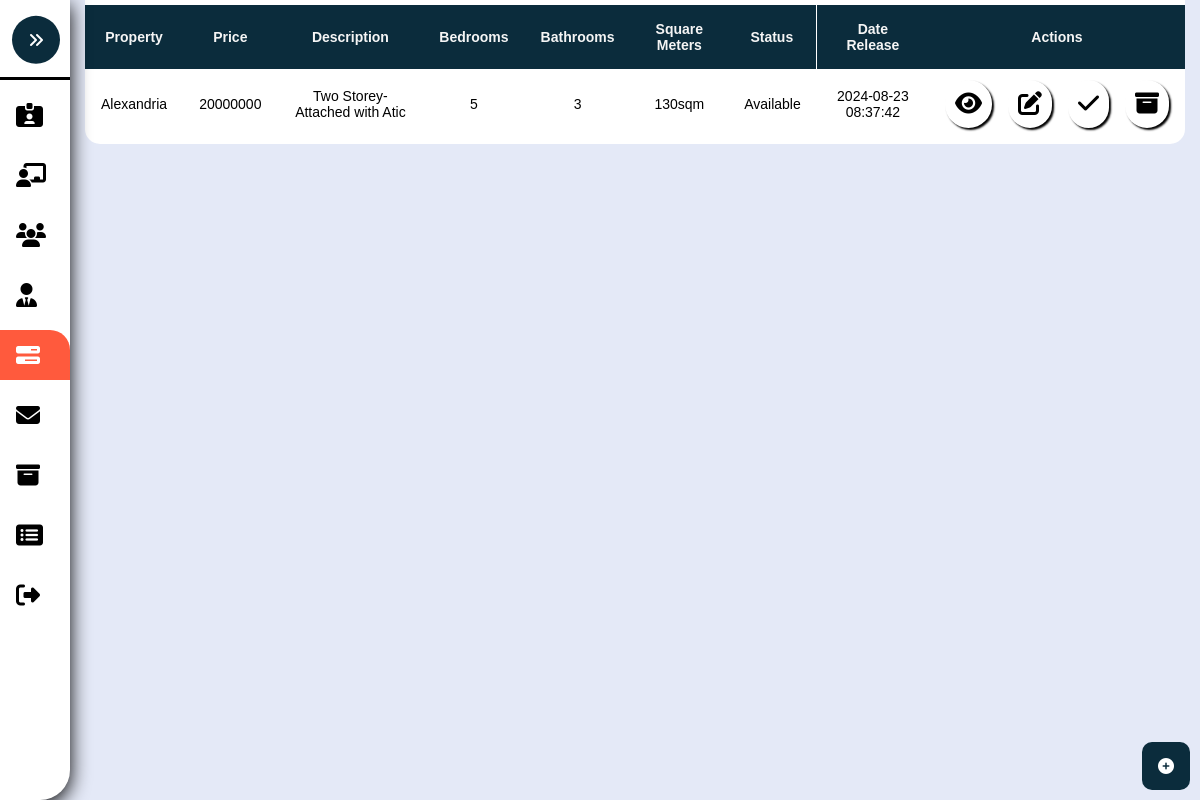
The app's page /Properties.php with its own data.
### tables this page shows
CREATE TABLE `properties` (
  `PropertyID` int(8) NOT NULL,
  `Property` varchar(255) NOT NULL,
  `Description` varchar(255) NOT NULL,
  `Price` varchar(255) NOT NULL,
  `Bedrooms` int(8) NOT NULL,
  `Bathrooms` int(8) NOT NULL,
  `Area_sqft` varchar(255) NOT NULL,
  `Date` timestamp NOT NULL DEFAULT current_timestamp(),
  `Status` varchar(255) NOT NULL,
  `IExterior` longblob DEFAULT NULL,
  `IBedroom` longblob DEFAULT NULL,
  `IBathroom` longblob DEFAULT NULL,
  `IAttic` longblob DEFAULT NULL,
  `IDining` longblob DEFAULT NULL,
  `Role` varchar(255) NOT NULL
);

### Properties.php (the view, shortened to what this page needs)
<?php
	include './Assets/Php/Connection.php';
?>
<!DOCTYPE html>
<html>
<head>
	<link rel="stylesheet" type="text/css" href="./Assets/Css/Admin.css?v=<?php echo time(); ?>">
</head>
<body>
	<nav class="sidebar close" id="sidebar">
		<header>
			<figure class="image-container">
			</figure>
			<button class="toggle">
				<i class="fa-solid fa-angles-right"></i>
			</button>
		</header>
		<div class="menu-bar">
			<div class="menu">
				<ul class="menu-links">
					<li class="nav-link">
						<a href="./Account.php" >
							<i class="fa-solid fa-id-card-clip"></i>
						</a>
					</li>
					<li class="nav-link">
						<a href="./Pending.php">
							<i class="fa-solid fa-chalkboard-user"></i>
						</a>
					</li>
					<li class="nav-link">
						<a href="./Users.php" class="dashboard-list-item " >
							<i class="fa-solid fa-users"></i>
						</a>
					</li>
					<li class="nav-link">
						<a href="./Management.php" class="dashboard-list-item ">
							<i class="fa-solid fa-user-tie"></i>
						</a>
					</li>
					<li class="nav-link">
						<a href="./Properties.php" class="dashboard-list-item active">
							<i class="fa-solid fa-bars-progress"></i>
						</a>
					</li>
					<li class="nav-link">
						<a href="Message.php" class="dashboard-list-item">
							<i class="fa-solid fa-envelope"></i>
						</a>
					</li>
					<li class="nav-link">
						<a href="./Archieve.php" class="dashboard-list-item">
							<i class="fa-solid fa-box-archive"></i>
						</a>
					</li>
					<li class="nav-link">
						<a href="SoldProperties.php" class="dashboard-list-item">
							<i class="fa-solid fa-rectangle-list"></i>
						</a>
					</li>
					<li class="nav-link">
						<a href="./Assets/Php/Logout.php" class="dashboard-list-item">
							<i class="fa-solid fa-right-from-bracket"></i>
						</a>
					</li>
				</ul>
			</div>
		</div>
	</nav>
	<main class="main">
		<section class="Table-section" id="Table-Section">
			<div class="container">
				<table class="table" id="table">
					<tr>
						<th>Property</th>
						<th>Price</th>
						<th>Description</th>
						<th>Bedrooms</th>
						<th>Bathrooms</th>
						<th>Square Meters</th>
						<th>Status</th>
						<th>Date Release</th>
						<th class="action-center">Actions</th>
					</tr>
					<?php
						$sql = "SELECT * FROM properties";
						$rs = mysqli_query($conn, $sql);
						if($rs){
							while ($row = mysqli_fetch_assoc($rs)) {
								$Property = $row['Property'];
								$Price = $row['Price'];
								$Description = $row['Description'];
								$Bedrooms = $row['Bedrooms'];
								$Bathrooms = $row['Bathrooms'];
								$Area_sqft = $row['Area_sqft'];
								$Date = $row['Date'];
								$Status = $row['Status'];
								echo "
								<tr>
									<td>".$Property."</td>
									<td>".$Price."</td>
									<td>".$Description."</td>
									<td>".$Bedrooms."</td>
									<td>".$Bathrooms."</td>
									<td>".$Area_sqft."</td>
									<td>".$Status."</td>
									<td>".$Date."</td>
							<td class='td-action'>
								<a href='#'><i class='fa-solid fa-eye'></i></a>
								<a href='#'><i class='fa-solid fa-pen-to-square'></i></a>
								<a href='#'> <i class='fa-solid fa-check'></i></a>
								<a href='#'><i class='fa-solid fa-box-archive'></i></a>
							</td>
								</tr>
								";
							}
						}
					?>
				</table>
			</div>
		</section>
	</main>
	<section class="Dialog-Section">
		<div class="float-diagram">
			<button onclick="OpenDialog()"><i class="fa-solid fa-circle-plus"></i></button>
		</div>
	</section>
</body>
</html>

### Assets/Css/Admin.css (style rules this page uses)
:root { --dark-jungle-green: hsl(188, 63%, 7%); --prussian-blue: hsl(200, 69%, 14%); --raisin-black-1: hsl(227, 29%, 13%); --raisin-black-2: hsl(229, 17%, 19%); --yellow-green: hsl(89, 72%, 85%); --orange-soda: hsl(9,100%, 62%); --cultured-1: hsl(0, 0%, 93%); --cultured-2:hsl(192, 24%, 96%); --misty-rose: hsl(210, 100%, 97%); --alice-blue: hsl(8, 100%, 97%); --seashell: hsl(8,100%, 97%); --cadet: hsl(0, 0%, 100%); --white: hsl(0,0%, 100%); --black:hsl(0,0%,0%); --opal: hsl(180, 20%, 62%); --head-foot-bg-amaresa: rgba(255, 255, 255, 0.66); --header-bg-amaresa-shadow:0 4px 30px rgba(0, 0, 0, 0.1); --footer-bg-amaresa-shadow:0 -4px 30px rgba(0, 0, 0, 0.1); --amaresa-box-shadow: 2px 2px 2px black; --amaresa-bg:#f0f0f0; --body-color: #E4E9F7; --sidebar-color: #FFF; --sidebar-text-color: #707070; --sidebar-toggle-color: #DDD; --ff-numito-sans:"Nunito Sans", sans-serif; --ff-poppins:"Poppins", sans-serif; --fs-1: 1.875rem; --fs-2: 1.5rem; --fs-3: 1.375rem; --fs-4: 1.125rem; --fs-5: 0.875rem; --fs-6: 0.813rem; --fs-7: 0.75rem; --fw-500: 500; --fw-600: 600; --fw-700: 700; --transition:0.25s ease; --section-spacing: 100px; --shadow-1: 0 5px 20px hsla(219, 56%, 21%, 0.1); --shadow-1: 0 16px 32px hsla(188, 63%, 63%, 0.1); }
*, *::before, *::after { padding: 0; margin: 0; box-sizing: border-box; }
li { list-style: none; }
a { text-decoration: none; }
a, img, span, button, i { display: block; }
button { border:none; outline: none; background: none; font: inherit; text-align: left; cursor: pointer; }
i { pointer-events: none; }
html { font-family: var(--ff-numito-sans); scroll-behavior: smooth; }
body { background: var(--body-color); overflow-x: hidden; }
.container { padding-inline:15px; }
button, a { transition: var(--transition); }
.sidebar { position: fixed; top: 0; left: 0; box-shadow: 2px 2px 15px var(--orange-soda); border-bottom-right-radius: 30px; width: 250px; height: 100vh; background: var(--sidebar-color); transition: .5s ease; z-index: 100; }
.sidebar.close { width: 70px; box-shadow: 0 5px 20px black; }
.sidebar.close .toggle { transform: translate(-50%,-40%); background: var(--prussian-blue); }
.sidebar figure { border-bottom: 3px solid black; position: relative; }
.sidebar header { position: relative; }
.sidebar header .toggle { position: absolute; top: 30%; right:-20%; cursor: pointer; padding: 1rem; background: var(--orange-soda); color: var(--white); border-radius: 100%; display: flex; justify-content: center; align-items: center; transform: rotate(180deg) translate(40%); }
.sidebar .nav-link a { height: 50px; margin-top: 10px; display: flex; justify-content: left; align-items: center; color: black; transition:var(--transition); }
.sidebar .nav-link i { margin-inline: 1rem; font-size: var(--fs-2); }
.sidebar .nav-link .active { color: white; background: var(--orange-soda); border-top-right-radius: 20px; }
.main { position: relative; height: 100vh; left: 250px; width: calc(100% - 250px); transition: .5s ease; }
.sidebar.close ~ .main { left: 70px; width: calc(100% - 70px); }
.Table-section { max-height: 99vh; overflow-x: hidden; position: relative; }
.td-action { position: relative; transition: .3s ease; display: flex; align-items: center; gap: 1rem; justify-content: space-evenly; }
.td-action a { font-size: var(--fs-2); padding: 10px; background: var(--white); box-shadow: var(--amaresa-box-shadow); border-radius: 26px; color: black; }
.float-diagram { position: absolute; right: 10px; bottom: 10px; background: var(--prussian-blue); font-size: 1rem; border-radius: 10px ; color: white; padding: 1rem; display: flex; justify-content: center; align-items: center; gap: 1rem; }
.float-diagram button { color: white; display: flex; gap: 5px; justify-content: center; }

### records on screen
properties: Property "Alexandria", Price "20000000", Description "Two Storey-Attached with Atic", Bedrooms "5", Bathrooms "3", Area_sqft "130sqm", Status "Available", Date "2024-08-23 08:37:42"
